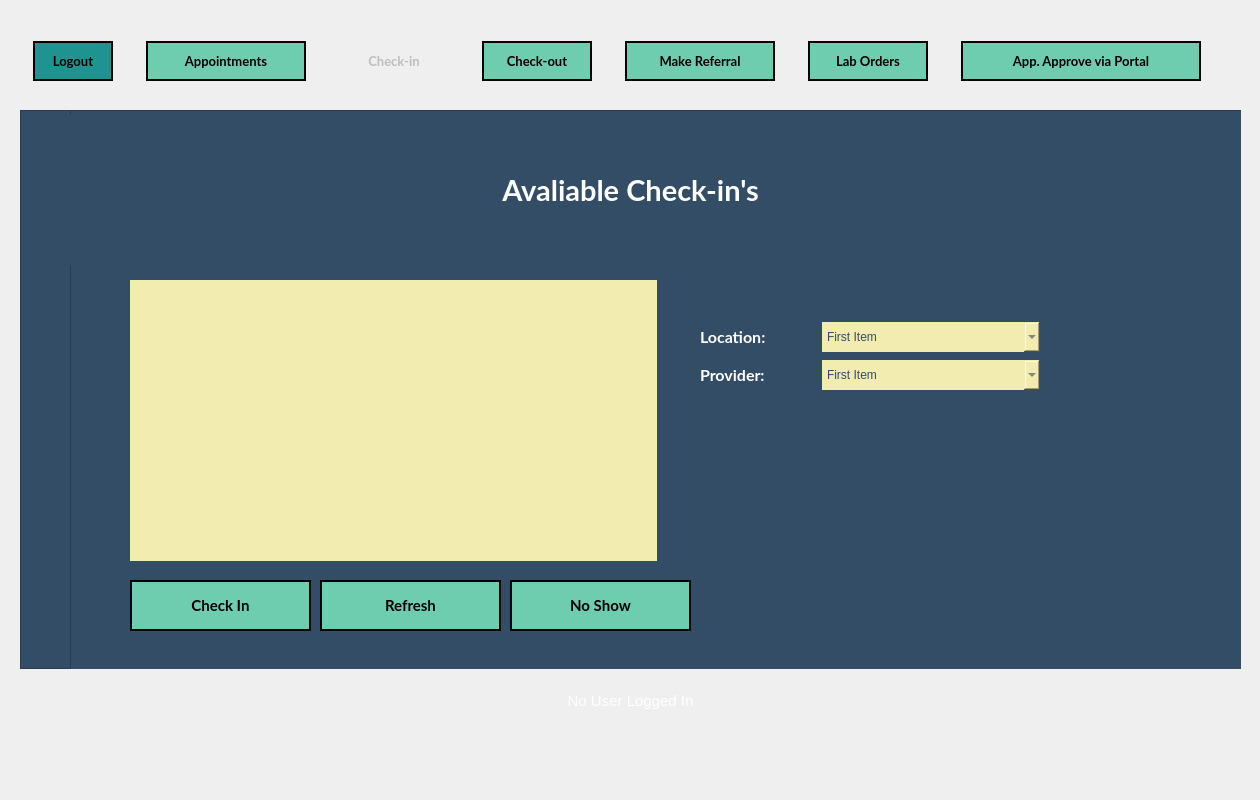
<?xml version="1.0" encoding="UTF-8"?>
<ui version="4.0">
 <class>MainWindow</class>
 <widget class="QMainWindow" name="MainWindow">
  <property name="geometry">
   <rect>
    <x>0</x>
    <y>0</y>
    <width>1260</width>
    <height>800</height>
   </rect>
  </property>
  <property name="minimumSize">
   <size>
    <width>1260</width>
    <height>800</height>
   </size>
  </property>
  <property name="maximumSize">
   <size>
    <width>1260</width>
    <height>800</height>
   </size>
  </property>
  <property name="windowTitle">
   <string>Forsyth Family Practice Center - [ TEMPLATE ]</string>
  </property>
  <property name="styleSheet">
   <string notr="true">border-image: url(:/newPrefix/imgs/app-bg.png);

QGroupBox, QFrame {
	border-image: none;
	border: none;
}</string>
  </property>
  <widget class="QWidget" name="centralwidget">
   <widget class="QGroupBox" name="groupBox_NavBar">
    <property name="geometry">
     <rect>
      <x>20</x>
      <y>40</y>
      <width>1221</width>
      <height>80</height>
     </rect>
    </property>
    <property name="styleSheet">
     <string notr="true">border: none; border-image: none;</string>
    </property>
    <property name="title">
     <string/>
    </property>
    <widget class="QWidget" name="layoutWidget">
     <property name="geometry">
      <rect>
       <x>0</x>
       <y>0</y>
       <width>1201</width>
       <height>42</height>
      </rect>
     </property>
     <layout class="QHBoxLayout" name="Layout_NavBar">
      <property name="spacing">
       <number>20</number>
      </property>
      <item>
       <widget class="QPushButton" name="Nav_LogoutBtn">
        <property name="minimumSize">
         <size>
          <width>80</width>
          <height>40</height>
         </size>
        </property>
        <property name="maximumSize">
         <size>
          <width>60</width>
          <height>16777215</height>
         </size>
        </property>
        <property name="font">
         <font>
          <family>Lato</family>
          <pointsize>10</pointsize>
          <weight>75</weight>
          <bold>true</bold>
         </font>
        </property>
        <property name="cursor">
         <cursorShape>PointingHandCursor</cursorShape>
        </property>
        <property name="styleSheet">
         <string notr="true">QPushButton {
	border-image: none;
	background-color: rgb(30, 147, 143);
	color: black;
	border: 2px solid black;
}

QPushButton::hover {
	background-color: rgb(14, 81, 85);
	color: white;
}</string>
        </property>
        <property name="text">
         <string>Logout</string>
        </property>
       </widget>
      </item>
      <item>
       <widget class="QPushButton" name="Nav_Appointments">
        <property name="sizePolicy">
         <sizepolicy hsizetype="Preferred" vsizetype="Fixed">
          <horstretch>0</horstretch>
          <verstretch>0</verstretch>
         </sizepolicy>
        </property>
        <property name="minimumSize">
         <size>
          <width>160</width>
          <height>40</height>
         </size>
        </property>
        <property name="maximumSize">
         <size>
          <width>90</width>
          <height>16777215</height>
         </size>
        </property>
        <property name="font">
         <font>
          <family>Lato</family>
          <pointsize>10</pointsize>
          <weight>75</weight>
          <bold>true</bold>
         </font>
        </property>
        <property name="cursor">
         <cursorShape>PointingHandCursor</cursorShape>
        </property>
        <property name="autoFillBackground">
         <bool>false</bool>
        </property>
        <property name="styleSheet">
         <string notr="true">QPushButton {
	border-image: none;
	background-color: #6ECCAF;
	color: black;
	border: 2px solid black;
}

QPushButton::hover {
	background-color: rgb(139, 231, 100);
	color: white;
}</string>
        </property>
        <property name="text">
         <string>Appointments</string>
        </property>
       </widget>
      </item>
      <item>
       <widget class="QPushButton" name="Nav_CheckinBtn">
        <property name="enabled">
         <bool>false</bool>
        </property>
        <property name="minimumSize">
         <size>
          <width>110</width>
          <height>40</height>
         </size>
        </property>
        <property name="maximumSize">
         <size>
          <width>80</width>
          <height>16777215</height>
         </size>
        </property>
        <property name="font">
         <font>
          <family>Lato</family>
          <pointsize>10</pointsize>
          <weight>75</weight>
          <bold>true</bold>
         </font>
        </property>
        <property name="cursor">
         <cursorShape>PointingHandCursor</cursorShape>
        </property>
        <property name="styleSheet">
         <string notr="true">QPushButton {
	border-image: none;
	background-color: rgba(110, 204, 175, .2);
	color: rgba(0, 0, 0, .2);
	border: 2px solid rgba(0, 0, 0, .2);
}

QPushButton::hover {
	background-color: rgb(139, 231, 100);
	color: white;
}</string>
        </property>
        <property name="text">
         <string>Check-in</string>
        </property>
       </widget>
      </item>
      <item>
       <widget class="QPushButton" name="Nav_CheckoutBtn">
        <property name="minimumSize">
         <size>
          <width>110</width>
          <height>40</height>
         </size>
        </property>
        <property name="maximumSize">
         <size>
          <width>90</width>
          <height>16777215</height>
         </size>
        </property>
        <property name="font">
         <font>
          <family>Lato</family>
          <pointsize>10</pointsize>
          <weight>75</weight>
          <bold>true</bold>
         </font>
        </property>
        <property name="cursor">
         <cursorShape>PointingHandCursor</cursorShape>
        </property>
        <property name="styleSheet">
         <string notr="true">QPushButton {
	border-image: none;
	background-color: #6ECCAF;
	color: black;
	border: 2px solid black;
}

QPushButton::hover {
	background-color: rgb(139, 231, 100);
	color: white;
}</string>
        </property>
        <property name="text">
         <string>Check-out</string>
        </property>
       </widget>
      </item>
      <item>
       <widget class="QPushButton" name="Nav_MakeReferralBtn">
        <property name="minimumSize">
         <size>
          <width>150</width>
          <height>40</height>
         </size>
        </property>
        <property name="maximumSize">
         <size>
          <width>110</width>
          <height>16777215</height>
         </size>
        </property>
        <property name="font">
         <font>
          <family>Lato</family>
          <pointsize>10</pointsize>
          <weight>75</weight>
          <bold>true</bold>
         </font>
        </property>
        <property name="cursor">
         <cursorShape>PointingHandCursor</cursorShape>
        </property>
        <property name="styleSheet">
         <string notr="true">QPushButton {
	border-image: none;
	background-color: #6ECCAF;
	color: black;
	border: 2px solid black;
}

QPushButton::hover {
	background-color: rgb(139, 231, 100);
	color: white;
}
</string>
        </property>
        <property name="text">
         <string>Make Referral</string>
        </property>
       </widget>
      </item>
      <item>
       <widget class="QPushButton" name="Nav_LabOrdersBtn">
        <property name="minimumSize">
         <size>
          <width>120</width>
          <height>40</height>
         </size>
        </property>
        <property name="maximumSize">
         <size>
          <width>90</width>
          <height>16777215</height>
         </size>
        </property>
        <property name="font">
         <font>
          <family>Lato</family>
          <pointsize>10</pointsize>
          <weight>75</weight>
          <bold>true</bold>
         </font>
        </property>
        <property name="cursor">
         <cursorShape>PointingHandCursor</cursorShape>
        </property>
        <property name="styleSheet">
         <string notr="true">QPushButton {
	border-image: none;
	background-color: #6ECCAF;
	color: black;
	border: 2px solid black;
}

QPushButton::hover {
	background-color: rgb(139, 231, 100);
	color: white;
}</string>
        </property>
        <property name="text">
         <string>Lab Orders</string>
        </property>
       </widget>
      </item>
      <item>
       <widget class="QPushButton" name="Nav_ApproveAppointmentsBtn">
        <property name="minimumSize">
         <size>
          <width>240</width>
          <height>40</height>
         </size>
        </property>
        <property name="maximumSize">
         <size>
          <width>90</width>
          <height>16777215</height>
         </size>
        </property>
        <property name="font">
         <font>
          <family>Lato</family>
          <pointsize>10</pointsize>
          <weight>75</weight>
          <bold>true</bold>
         </font>
        </property>
        <property name="cursor">
         <cursorShape>PointingHandCursor</cursorShape>
        </property>
        <property name="styleSheet">
         <string notr="true">QPushButton {
	border-image: none;
	background-color: #6ECCAF;
	color: black;
	border: 2px solid black;
}

QPushButton::hover {
	background-color: rgb(139, 231, 100);
	color: white;
}</string>
        </property>
        <property name="text">
         <string>App. Approve via Portal</string>
        </property>
       </widget>
      </item>
     </layout>
    </widget>
   </widget>
   <widget class="QFrame" name="Main_Frame">
    <property name="geometry">
     <rect>
      <x>20</x>
      <y>110</y>
      <width>1221</width>
      <height>559</height>
     </rect>
    </property>
    <property name="minimumSize">
     <size>
      <width>0</width>
      <height>0</height>
     </size>
    </property>
    <property name="maximumSize">
     <size>
      <width>16777215</width>
      <height>16777215</height>
     </size>
    </property>
    <property name="styleSheet">
     <string notr="true">QFrame {
	border-image: none;
	background-color: rgb(52, 77, 103);
}



QLineEdit, QComboBox, QDateEdit, QDateTimeEdit, QListView {
	border-image: none;
    border: none;
	min-width: 200px;
	height: 30px;
	background-color: #F3ECB0;
	color: #344D67;
	font-family: &quot;MS Shell Dlg 2&quot;;
	font-size: 11;
}

QLabel {
	color: white;
}</string>
    </property>
    <property name="frameShape">
     <enum>QFrame::StyledPanel</enum>
    </property>
    <property name="frameShadow">
     <enum>QFrame::Raised</enum>
    </property>
    <widget class="QFrame" name="InputFrame">
     <property name="geometry">
      <rect>
       <x>50</x>
       <y>0</y>
       <width>1251</width>
       <height>561</height>
      </rect>
     </property>
     <property name="styleSheet">
      <string notr="true">border-image: none;
</string>
     </property>
     <property name="frameShape">
      <enum>QFrame::StyledPanel</enum>
     </property>
     <property name="frameShadow">
      <enum>QFrame::Raised</enum>
     </property>
     <widget class="QWidget" name="verticalLayoutWidget">
      <property name="geometry">
       <rect>
        <x>0</x>
        <y>0</y>
        <width>1121</width>
        <height>161</height>
       </rect>
      </property>
      <layout class="QVBoxLayout" name="verticalLayout">
       <item>
        <widget class="QLabel" name="Lable_CheckIns">
         <property name="minimumSize">
          <size>
           <width>0</width>
           <height>150</height>
          </size>
         </property>
         <property name="maximumSize">
          <size>
           <width>16777215</width>
           <height>150</height>
          </size>
         </property>
         <property name="font">
          <font>
           <family>Lato</family>
           <pointsize>22</pointsize>
           <weight>75</weight>
           <bold>true</bold>
          </font>
         </property>
         <property name="styleSheet">
          <string notr="true">QLabel {
	color: white;
}</string>
         </property>
         <property name="text">
          <string>Avaliable Check-in's</string>
         </property>
         <property name="alignment">
          <set>Qt::AlignCenter</set>
         </property>
        </widget>
       </item>
      </layout>
     </widget>
     <widget class="QPushButton" name="Btn_CheckIn">
      <property name="geometry">
       <rect>
        <x>60</x>
        <y>470</y>
        <width>181</width>
        <height>51</height>
       </rect>
      </property>
      <property name="font">
       <font>
        <family>Lato</family>
        <pointsize>11</pointsize>
        <weight>75</weight>
        <bold>true</bold>
       </font>
      </property>
      <property name="cursor">
       <cursorShape>PointingHandCursor</cursorShape>
      </property>
      <property name="styleSheet">
       <string notr="true">QPushButton {
	border-image: none;
	background-color: #6ECCAF;
	color: black;
	border: 2px solid black;
}

QPushButton::hover {
	background-color: rgb(139, 231, 100);
	color: white;
}

</string>
      </property>
      <property name="text">
       <string>Check In</string>
      </property>
     </widget>
     <widget class="QPushButton" name="Btn_Refresh">
      <property name="geometry">
       <rect>
        <x>250</x>
        <y>470</y>
        <width>181</width>
        <height>51</height>
       </rect>
      </property>
      <property name="font">
       <font>
        <family>Lato</family>
        <pointsize>11</pointsize>
        <weight>75</weight>
        <bold>true</bold>
       </font>
      </property>
      <property name="cursor">
       <cursorShape>PointingHandCursor</cursorShape>
      </property>
      <property name="styleSheet">
       <string notr="true">QPushButton {
	border-image: none;
	background-color: #6ECCAF;
	color: black;
	border: 2px solid black;
}

QPushButton::hover {
	background-color: rgb(139, 231, 100);
	color: white;
}

</string>
      </property>
      <property name="text">
       <string>Refresh</string>
      </property>
     </widget>
     <widget class="QListWidget" name="listWidget_CheckIns">
      <property name="geometry">
       <rect>
        <x>60</x>
        <y>170</y>
        <width>527</width>
        <height>281</height>
       </rect>
      </property>
      <property name="minimumSize">
       <size>
        <width>200</width>
        <height>0</height>
       </size>
      </property>
      <property name="styleSheet">
       <string notr="true">QListView::item:selected {
	background-color: #4a90d9
}
</string>
      </property>
     </widget>
     <widget class="QWidget" name="layoutWidget">
      <property name="geometry">
       <rect>
        <x>630</x>
        <y>210</y>
        <width>340</width>
        <height>73</height>
       </rect>
      </property>
      <layout class="QVBoxLayout" name="verticalLayout_2">
       <item>
        <layout class="QHBoxLayout" name="horizontalLayout_2">
         <item>
          <widget class="QLabel" name="Label_Location">
           <property name="font">
            <font>
             <family>Lato</family>
             <pointsize>12</pointsize>
             <weight>75</weight>
             <bold>true</bold>
            </font>
           </property>
           <property name="styleSheet">
            <string notr="true"/>
           </property>
           <property name="text">
            <string>Location:</string>
           </property>
          </widget>
         </item>
         <item>
          <widget class="QComboBox" name="comboBox_Locations">
           <property name="styleSheet">
            <string notr="true"/>
           </property>
           <item>
            <property name="text">
             <string>First Item</string>
            </property>
           </item>
           <item>
            <property name="text">
             <string>Item 2</string>
            </property>
           </item>
          </widget>
         </item>
        </layout>
       </item>
       <item>
        <layout class="QHBoxLayout" name="horizontalLayout">
         <item>
          <widget class="QLabel" name="Label_Doctor">
           <property name="font">
            <font>
             <family>Lato</family>
             <pointsize>12</pointsize>
             <weight>75</weight>
             <bold>true</bold>
            </font>
           </property>
           <property name="styleSheet">
            <string notr="true"/>
           </property>
           <property name="text">
            <string>Provider:</string>
           </property>
          </widget>
         </item>
         <item>
          <widget class="QComboBox" name="comboBox_Doctors">
           <property name="styleSheet">
            <string notr="true"/>
           </property>
           <item>
            <property name="text">
             <string>First Item</string>
            </property>
           </item>
           <item>
            <property name="text">
             <string>Item 2</string>
            </property>
           </item>
          </widget>
         </item>
        </layout>
       </item>
      </layout>
     </widget>
     <widget class="QPushButton" name="Btn_CheckIn_2">
      <property name="geometry">
       <rect>
        <x>440</x>
        <y>470</y>
        <width>181</width>
        <height>51</height>
       </rect>
      </property>
      <property name="font">
       <font>
        <family>Lato</family>
        <pointsize>11</pointsize>
        <weight>75</weight>
        <bold>true</bold>
       </font>
      </property>
      <property name="cursor">
       <cursorShape>PointingHandCursor</cursorShape>
      </property>
      <property name="styleSheet">
       <string notr="true">QPushButton {
	border-image: none;
	background-color: #6ECCAF;
	color: black;
	border: 2px solid black;
}

QPushButton::hover {
	background-color: rgb(139, 231, 100);
	color: white;
}

</string>
      </property>
      <property name="text">
       <string>No Show</string>
      </property>
     </widget>
    </widget>
   </widget>
   <widget class="QGroupBox" name="horizontalGroupBox">
    <property name="geometry">
     <rect>
      <x>20</x>
      <y>670</y>
      <width>1221</width>
      <height>61</height>
     </rect>
    </property>
    <property name="styleSheet">
     <string notr="true">QGroupBox {
	border: none;
	border-image: none;
	background-color: none;
}</string>
    </property>
    <layout class="QHBoxLayout" name="horizontalLayout_5">
     <item>
      <widget class="QLabel" name="currentUserLabel">
       <property name="font">
        <font>
         <pointsize>11</pointsize>
        </font>
       </property>
       <property name="styleSheet">
        <string notr="true">QLabel {
	background-color: none;
	border-image: none;
	color: white;
}</string>
       </property>
       <property name="text">
        <string>No User Logged In</string>
       </property>
       <property name="alignment">
        <set>Qt::AlignCenter</set>
       </property>
      </widget>
     </item>
    </layout>
   </widget>
  </widget>
 </widget>
 <resources>
  <include location="assets/qrc/app-bg.qrc"/>
 </resources>
 <connections/>
</ui>
